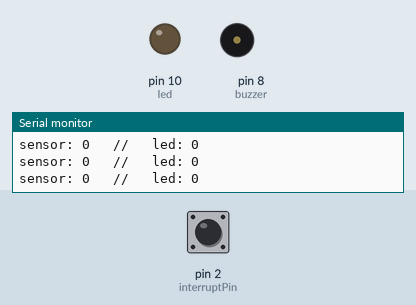
Simulated run of this sketch. Board: Arduino Uno, built with avr-gcc and run on an emulated ATmega328P. Parts: output pins drawn as LEDs (lit = HIGH), buzzer (waves = sounding, pin HIGH), the last lines printed to the serial monitor. The inputs (shaded band) are chosen by the test bench; at power-on: pin 2 (interruptPin) LOW.

Above: at 2.8 s.
2.9 s: pin 2 (interruptPin) pulled HIGH for 1.2 s
At 3.4 s:
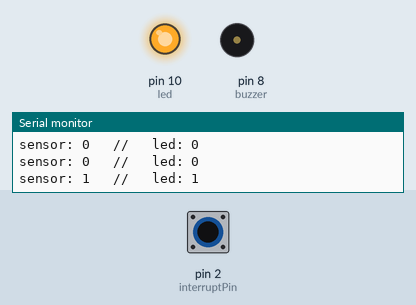
5.6 s: pin 2 (interruptPin) pulled HIGH for 3.2 s
At 9.1 s:
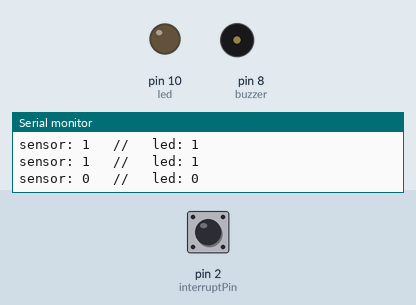
Timing chart, 0 to 10.6 s (numbered marks = the images above; inputs shaded):
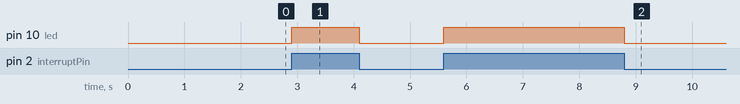

Measured:
- after the input at 2.9 s, pin 10 (led): LOW → HIGH at once, → LOW 1.2 s later
- after the input at 5.6 s, pin 10 (led): LOW → HIGH at once, → LOW 3.2 s later

The sketch:

interrupt_pin_change.ino
```cpp
const byte buzzer = 8;
const byte led = 10;
const byte interruptPin = 2; // rain sensor


//volatile bool buzzerState = LOW;
volatile bool ledState = LOW;


void setup()
{
  pinMode(buzzer, OUTPUT);
  pinMode(led, OUTPUT);
  pinMode(interruptPin, INPUT);

  // step 1 : turn interrupts on the port we use -> D
  PCICR |= 0b00000100;

  // step 2 : select pin D2 (third bit from right) ; rain sensor data pin will be the interruptor
  PCMSK2 |= 0b00000100;

  Serial.begin(9600); // Starts the serial communication
}
void loop()
{


  Serial.print((String)"sensor: " + digitalRead(interruptPin));
  //Serial.print((String)"   //   buzzer: " + digitalRead(buzzer));
  Serial.println((String)"   //   led: " + digitalRead(led));
  delay(1000);
}

ISR (PCINT2_vect)
{
  // interrupt for port D
  // when rain sensor detects rain drops invert the toggles : light off / buzzer on
  //buzzerState = !buzzerState;
  ledState = !ledState;
  digitalWrite(led, ledState);
  //digitalWrite(buzzer, buzzerState);

}
```
